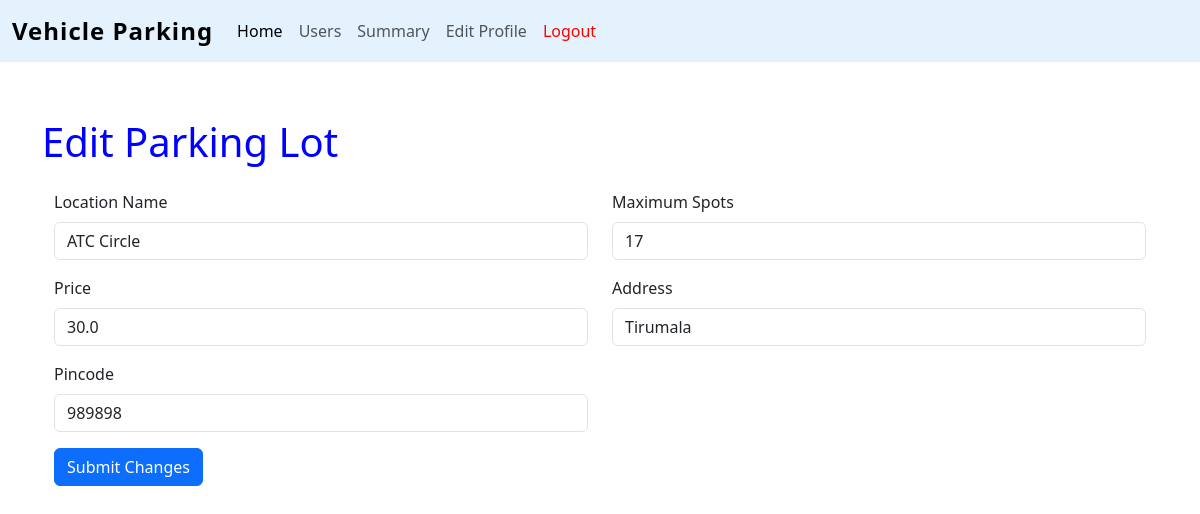
Page /edit_parking_lot/1 (signed in) on the earlier database version.
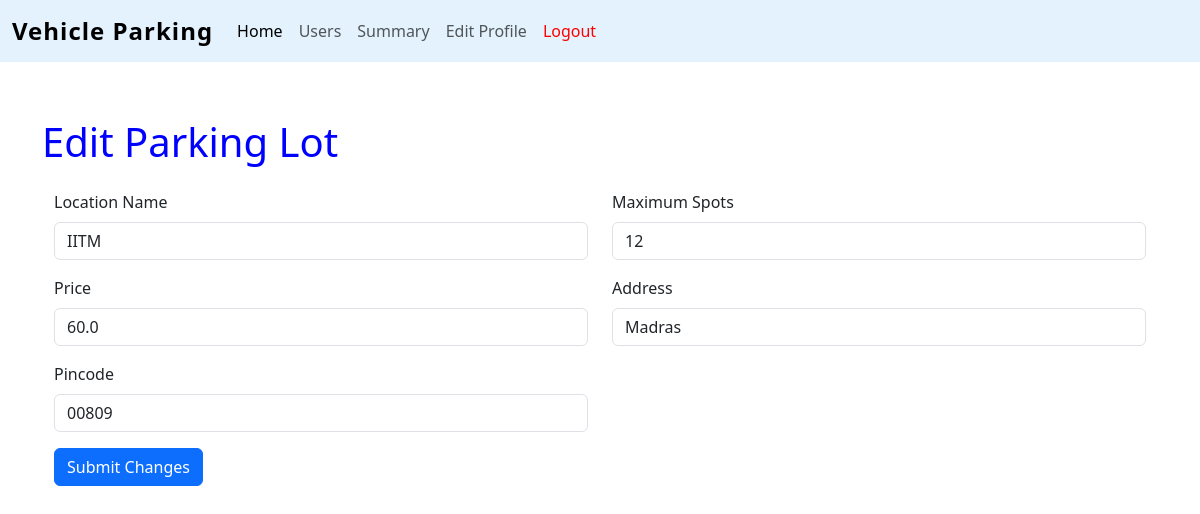
Same page on the later database version.
### controllers/models.py (models this page shows)
class parking_lot(db.Model):
    id = db.Column(db.Integer, primary_key=True)
    location_name = db.Column(db.String(100), nullable=False)
    max_spots = db.Column(db.Integer,nullable=True)
    available_spots = db.Column(db.Integer, nullable=True)
    price = db.Column(db.Float,nullable=False)
    address = db.Column(db.String(200),nullable=False)
    pincode = db.Column(db.String(10),nullable=True)
    spots = db.relationship('parking_spot')

### controllers/routes.py (the view, shortened to what this page needs)
@app.route('/edit_parking_lot/<int:lot_id>', methods=['GET', 'POST'])
def edit_parking_lot(lot_id):
    if 'username' not in session or not session.get('is_admin'):
        flash("Access denied. Admins only.", "danger")
        return redirect(url_for('login'))
    lot = parking_lot.query.get_or_404(lot_id)
    return render_template('edit_parking_lot.html', lot=lot)

### templates/edit_parking_lot.html
{%extends 'layout.html'%}
{%block content%}
<h1 class="text-left my-4" style="color:blue">Edit Parking Lot</h1>
<form action="/edit_parking_lot/{{ lot.id }}" method="POST" class="form">
    <div class="container-fluid">
        <div class="row">
            <div class="mb-3 col-6">
                <label for="location_name" class="form-label">Location Name</label>
                <input type="text" class="form-control" id="location_name" name="location_name"
                    value="{{ lot.location_name }}" required>
            </div>
            <div class="mb-3 col-6">
                <label for="max_slots" class="form-label">Maximum Spots</label>
                <input type="number" class="form-control" id="max_spots" name="max_spots" value="{{ lot.max_spots }}"
                    required>
            </div>
            <div class="mb-3 col-6">
                <label for="price" class="form-label">Price</label>
                <input type="number" class="form-control" id="price" step="1" name="price" value="{{ lot.price }}"
                    required>
            </div>
            <div class="mb-3 col-6">
                <label for="address" class="form-label">Address</label>
                <input type="text" class="form-control" id="address" name="address" value="{{ lot.address }}" required>
            </div>
            <div class="mb-3 col-6">
                <label for="pincode" class="form-label">Pincode</label>
                <input type="text" class="form-control" id="pincode" name="pincode" value="{{ lot.pincode }}" required>
        </div>
    </div>
    <button type="submit" class="btn btn-primary">Submit Changes</button>
</form>
{%endblock%}

Differences in the rows shown:
changed parking_lot: location_name "ATC Circle" → "IITM"; max_spots "17" → "12"; price "30.0" → "60.0"; address "Tirumala" → "Madras"; pincode "989898" → "00809"
